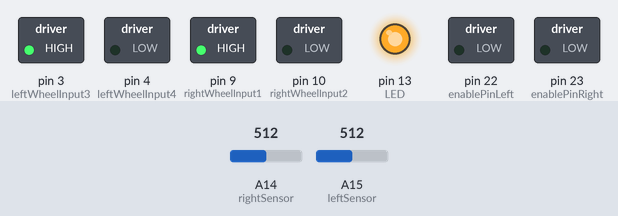
The sketch below on a simulated Arduino Mega 2560, built with avr-gcc and run on an emulated ATmega2560. Shown: switched loads named in the sketch (green lamp = pin HIGH), output pins drawn as LEDs (lit = HIGH). Inputs (shaded band) come from the test bench; at power-on: A14 (rightSensor) = 512, A15 (leftSensor) = 512. What the sketch prints to the serial monitor is not drawn.

Above: at 0.1 s.
Timing chart, 0 to 1.6 s (numbered marks = the images above):
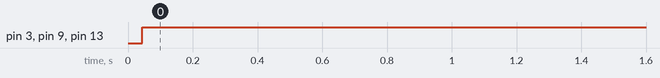

The sketch:

sketch_may13b.ino
```cpp
#define rightSensor 14 //outside one
#define leftSensor 15   //inside one

//helper function for speed (can assign turning)

//implement something that makes the car keep on turning until it sees the line

#define rightWheelInput1 9
#define rightWheelInput2 10

#define leftWheelInput3 3
#define leftWheelInput4 4

#define enablePinLeft 22
#define enablePinRight 23

#define LED 13
//22 and 23 are our EN1 and EN2

 int sensorRight = 0;
 int sensorLeft = 0;

 int rightSpeed = 0;
 int leftSpeed = 0;

 int rightError = 0;
 int leftError = 0;

 int rightBaseline = 0;
 int leftBaseline = 0;

 double KpRight = 0.3;
 double KpLeft = 0.5;
 int leftTolerance = 50;
 int rightTolerance = 50;

 int maxSpeed = 70;

 int delaytime = 100;

void setup() {
  Serial.begin(9600);


  pinMode(rightSensor, INPUT);
  pinMode(leftSensor, INPUT);

  pinMode(rightWheelInput1, OUTPUT);
  pinMode(rightWheelInput2, OUTPUT);

  pinMode(leftWheelInput3, OUTPUT);
  pinMode(leftWheelInput4, OUTPUT);

  pinMode(enablePinRight, OUTPUT);
  pinMode(enablePinLeft, OUTPUT);

  for(int i = 0; i < 200; i++){
     rightBaseline += analogRead(rightSensor);
     leftBaseline += analogRead(leftSensor);
  }

  rightBaseline /= 200;
  leftBaseline /= 200;


  pinMode(LED, OUTPUT);
}


/*void pedalToTheMetal(int side, int error){

  rightSpeed = map(error,0,rightBaseline,0, rightBaseline);
  leftSpeed = map(

  if(side == 0){ //right side

  }

  if(side == 1){ //left side

  }
}*/


void loop() {

/*
  Serial.print("RightBaseline: ");
  Serial.println(rightBaseline);
  Serial.print("LeftBaseline: ");
  Serial.println(leftBaseline);
  Serial.println();
 */

  rightSpeed = maxSpeed;
  leftSpeed = maxSpeed;

  sensorRight = analogRead(rightSensor);
  sensorLeft = analogRead(leftSensor);

  rightError = sensorRight - rightBaseline;
  leftError = sensorLeft - leftBaseline;


  if(rightError < 0){
    rightError *= -1;
  }
  if(leftError < 0){
    leftError *= -1;
  }

  //rightError *=(255/1023);
  //leftError *=(255/1023);

  if(rightError > 300){
    turnRight();

  }else if(leftError > 200){
    turnLeft();

  }else if(rightError > rightTolerance){
    rightSpeed -= (KpRight*rightError);
    leftSpeed += (KpLeft*rightError);
  }
  else if(leftError > leftTolerance){
    rightSpeed += (KpRight*leftError);
    leftSpeed -= (KpLeft*leftError);
  }
  else{
    rightSpeed= maxSpeed;
    leftSpeed= maxSpeed;
  }

  //don't want it to be negative
/*  if (rightSpeed < 0){
    rightSpeed  = 0;
  }
  if (leftSpeed < 0){
    leftSpeed = 0;
  }

  //don't want it to exceed 255
  if (rightSpeed >maxSpeed){
    rightSpeed = maxSpeed;
  }
  if (leftSpeed >maxSpeed){
    leftSpeed = maxSpeed;
  }

  */


  Serial.print("rightError: ");
  Serial.println(rightError);
  Serial.print("leftError: ");
  Serial.println(leftError);
  Serial.println();

  //this makes it go forward: having rightWheelInput1: HIGH, rightWheelInput2: LOW
  //this makes it go forward: having leftWheelInput3: HIGH, leftWheelInput4: LOW
  digitalWrite(rightWheelInput1, HIGH);
  digitalWrite(rightWheelInput2, LOW);

  digitalWrite(leftWheelInput3, HIGH);
  digitalWrite(leftWheelInput4, LOW);


  /*if(sensorRight > 700){

    rightSpeed = 50;

  }

  if(sensorLeft > 700){
    leftSpeed = 50;
  }
*/
analogWrite(enablePinRight, rightSpeed);
Serial.print("Right Wheel: ");
Serial.println(rightSpeed);

analogWrite(enablePinLeft, leftSpeed);
Serial.print("Left Wheel: ");
Serial.println(leftSpeed);
Serial.println();
  digitalWrite(LED, HIGH);

  delay(delaytime);
}

void turnRight(){
  rightSpeed = 0;
  sensorLeft = analogRead(leftSensor);

  leftError = leftBaseline - sensorLeft;

   if(leftError < 0){
    leftError *= -1;
  }
  int i = 0;

    Serial.println("break");
  return;

  while(leftError < 100){ //stuck in infinite loop

    map(i, 0, leftError, 0, 100);

    rightSpeed = (i / 100 ) * leftSpeed;
    delay(100);
  }

  rightSpeed = 300;

}

void turnLeft(){
  leftSpeed = 0;
  sensorRight = analogRead(rightSensor);
  rightError = sensorRight - rightBaseline;

    if(rightError < 0){
    rightError *= -1;
  }


  int i = 0;

  Serial.println("break");
  return;

  while(rightError < 100){

    map(i, 0, rightError, 0, 100);
    leftSpeed = (i / 100 ) * rightSpeed;
    delay(100);
  }


  leftSpeed = 300;

}
```

Measured:
- by itself, pin 3 (leftWheelInput3), pin 9 (rightWheelInput1): LOW → HIGH at 0.04 s
- by itself, pin 13 (LED): LOW → HIGH at 0.06 s
